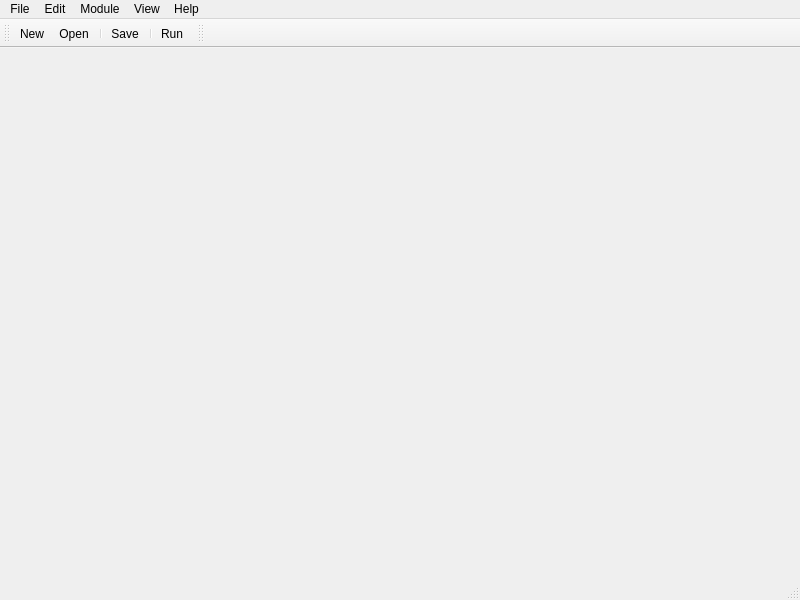
<?xml version="1.0" encoding="UTF-8"?>
<ui version="4.0">
 <author>Eduard Urbach</author>
 <class>MainWindow</class>
 <widget class="QMainWindow" name="MainWindow">
  <property name="geometry">
   <rect>
    <x>0</x>
    <y>0</y>
    <width>800</width>
    <height>600</height>
   </rect>
  </property>
  <property name="windowTitle">
   <string>Blitzprog IDE</string>
  </property>
  <property name="windowIcon">
   <iconset>
    <normaloff>images/bp.png</normaloff>images/bp.png</iconset>
  </property>
  <widget class="QWidget" name="centralwidget"/>
  <widget class="QMenuBar" name="menubar">
   <property name="geometry">
    <rect>
     <x>0</x>
     <y>0</y>
     <width>800</width>
     <height>26</height>
    </rect>
   </property>
   <widget class="QMenu" name="menuFile">
    <property name="title">
     <string>File</string>
    </property>
    <addaction name="actionNew"/>
    <addaction name="actionOpen"/>
    <addaction name="separator"/>
    <addaction name="actionSave"/>
    <addaction name="actionSaveAs"/>
    <addaction name="separator"/>
    <addaction name="actionExit"/>
   </widget>
   <widget class="QMenu" name="menuModule">
    <property name="title">
     <string>Module</string>
    </property>
    <addaction name="actionRun"/>
    <addaction name="separator"/>
    <addaction name="actionProperties"/>
   </widget>
   <widget class="QMenu" name="menuHelp">
    <property name="title">
     <string>Help</string>
    </property>
    <addaction name="actionAbout"/>
   </widget>
   <widget class="QMenu" name="menuEdit">
    <property name="title">
     <string>Edit</string>
    </property>
    <addaction name="actionUndo"/>
    <addaction name="actionRedo"/>
    <addaction name="separator"/>
    <addaction name="actionCopy"/>
    <addaction name="actionCut"/>
    <addaction name="actionPaste"/>
    <addaction name="separator"/>
    <addaction name="actionPreferences"/>
   </widget>
   <widget class="QMenu" name="menuView">
    <property name="title">
     <string>View</string>
    </property>
   </widget>
   <addaction name="menuFile"/>
   <addaction name="menuEdit"/>
   <addaction name="menuModule"/>
   <addaction name="menuView"/>
   <addaction name="menuHelp"/>
  </widget>
  <widget class="QStatusBar" name="statusbar"/>
  <widget class="QToolBar" name="toolBar">
   <property name="windowTitle">
    <string>Standard Toolbar</string>
   </property>
   <attribute name="toolBarArea">
    <enum>TopToolBarArea</enum>
   </attribute>
   <attribute name="toolBarBreak">
    <bool>true</bool>
   </attribute>
   <addaction name="actionNew"/>
   <addaction name="actionOpen"/>
   <addaction name="separator"/>
   <addaction name="actionSave"/>
   <addaction name="separator"/>
   <addaction name="actionRun"/>
  </widget>
  <widget class="QToolBar" name="syntaxSwitcherBar">
   <property name="windowTitle">
    <string>Syntax Switcher</string>
   </property>
   <attribute name="toolBarArea">
    <enum>TopToolBarArea</enum>
   </attribute>
   <attribute name="toolBarBreak">
    <bool>false</bool>
   </attribute>
  </widget>
  <action name="actionNew">
   <property name="icon">
    <iconset>
     <normaloff>images/tango/actions/document-new.svg</normaloff>images/tango/actions/document-new.svg</iconset>
   </property>
   <property name="text">
    <string>New</string>
   </property>
   <property name="statusTip">
    <string/>
   </property>
   <property name="shortcut">
    <string>Ctrl+N</string>
   </property>
  </action>
  <action name="actionExit">
   <property name="icon">
    <iconset>
     <normaloff>images/tango/actions/system-log-out.svg</normaloff>images/tango/actions/system-log-out.svg</iconset>
   </property>
   <property name="text">
    <string>Exit</string>
   </property>
   <property name="statusTip">
    <string>Exit program</string>
   </property>
   <property name="shortcut">
    <string>Ctrl+Q</string>
   </property>
  </action>
  <action name="actionOpen">
   <property name="icon">
    <iconset>
     <normaloff>images/tango/actions/document-open.svg</normaloff>images/tango/actions/document-open.svg</iconset>
   </property>
   <property name="text">
    <string>Open</string>
   </property>
   <property name="shortcut">
    <string>Ctrl+O</string>
   </property>
  </action>
  <action name="actionAbout">
   <property name="icon">
    <iconset>
     <normaloff>images/tango/apps/help-browser.svg</normaloff>images/tango/apps/help-browser.svg</iconset>
   </property>
   <property name="text">
    <string>About</string>
   </property>
  </action>
  <action name="actionRun">
   <property name="icon">
    <iconset>
     <normaloff>images/tango/actions/media-playback-start.svg</normaloff>images/tango/actions/media-playback-start.svg</iconset>
   </property>
   <property name="text">
    <string>Run</string>
   </property>
   <property name="shortcut">
    <string>Ctrl+R</string>
   </property>
  </action>
  <action name="actionSave">
   <property name="icon">
    <iconset>
     <normaloff>images/tango/actions/document-save.svg</normaloff>images/tango/actions/document-save.svg</iconset>
   </property>
   <property name="text">
    <string>Save</string>
   </property>
   <property name="shortcut">
    <string>Ctrl+S</string>
   </property>
  </action>
  <action name="actionSaveAs">
   <property name="icon">
    <iconset>
     <normaloff>images/tango/actions/document-save-as.svg</normaloff>images/tango/actions/document-save-as.svg</iconset>
   </property>
   <property name="text">
    <string>Save as</string>
   </property>
   <property name="shortcut">
    <string>Ctrl+Shift+S</string>
   </property>
  </action>
  <action name="actionUndo">
   <property name="icon">
    <iconset>
     <normaloff>images/tango/actions/edit-undo.svg</normaloff>images/tango/actions/edit-undo.svg</iconset>
   </property>
   <property name="text">
    <string>Undo</string>
   </property>
   <property name="shortcut">
    <string>Ctrl+Z</string>
   </property>
  </action>
  <action name="actionRedo">
   <property name="icon">
    <iconset>
     <normaloff>images/tango/actions/edit-redo.svg</normaloff>images/tango/actions/edit-redo.svg</iconset>
   </property>
   <property name="text">
    <string>Redo</string>
   </property>
   <property name="shortcut">
    <string>Ctrl+Y</string>
   </property>
  </action>
  <action name="actionViewDependencies">
   <property name="checkable">
    <bool>true</bool>
   </property>
   <property name="checked">
    <bool>false</bool>
   </property>
   <property name="enabled">
    <bool>true</bool>
   </property>
   <property name="text">
    <string>Dependencies</string>
   </property>
  </action>
  <action name="actionViewXML">
   <property name="checkable">
    <bool>true</bool>
   </property>
   <property name="checked">
    <bool>false</bool>
   </property>
   <property name="enabled">
    <bool>true</bool>
   </property>
   <property name="text">
    <string>XML View</string>
   </property>
  </action>
  <action name="actionProperties">
   <property name="icon">
    <iconset>
     <normaloff>images/tango/categories/applications-system.svg</normaloff>images/tango/categories/applications-system.svg</iconset>
   </property>
   <property name="text">
    <string>Properties</string>
   </property>
  </action>
  <action name="actionCopy">
   <property name="icon">
    <iconset>
     <normaloff>images/tango/actions/edit-copy.svg</normaloff>images/tango/actions/edit-copy.svg</iconset>
   </property>
   <property name="text">
    <string>Copy</string>
   </property>
   <property name="shortcut">
    <string>Ctrl+C</string>
   </property>
  </action>
  <action name="actionPaste">
   <property name="icon">
    <iconset>
     <normaloff>images/tango/actions/edit-paste.svg</normaloff>images/tango/actions/edit-paste.svg</iconset>
   </property>
   <property name="text">
    <string>Paste</string>
   </property>
   <property name="shortcut">
    <string>Ctrl+V</string>
   </property>
  </action>
  <action name="actionCut">
   <property name="icon">
    <iconset>
     <normaloff>images/tango/actions/edit-cut.svg</normaloff>images/tango/actions/edit-cut.svg</iconset>
   </property>
   <property name="text">
    <string>Cut</string>
   </property>
   <property name="shortcut">
    <string>Ctrl+X</string>
   </property>
  </action>
  <action name="actionPreferences">
   <property name="icon">
    <iconset>
     <normaloff>images/tango/categories/preferences-system.svg</normaloff>images/tango/categories/preferences-system.svg</iconset>
   </property>
   <property name="text">
    <string>Preferences</string>
   </property>
  </action>
 </widget>
 <resources/>
 <connections/>
</ui>
